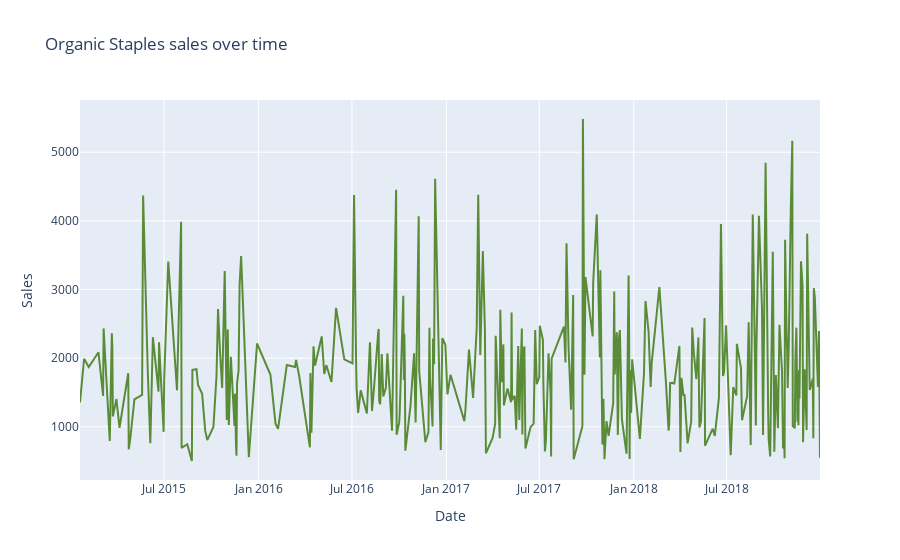

Write notebook code for a chart like this one.
### Code cell
OrganicStaples_trace = go.Scatter(
                    x = df_OrganicStaples.index,
                    y = df_OrganicStaples.Sales,
                    mode = "lines",
                    name = "idk",
                    marker = dict(color = 'rgba(56, 117, 9, 0.8)'))
                   

                    
data1 = [OrganicStaples_trace]
layout = dict(title = 'Organic Staples sales over time',
              xaxis= dict(title= 'Date',ticklen= 5,zeroline= False),
             yaxis =dict(title='Sales'))
fig = dict(data = data1, layout = layout)
iplot(fig)

### Figure 1 — Plotly figure (JSON) as saved in the notebook; plotly's stock layout.template omitted (floating-point values rounded to 4 significant figures; data arrays with more than 128 entries replaced by an {"elided": "..."} marker saying what was removed)
{"data": [{"marker": {"color": "rgba(56, 117, 9, 0.8)"}, "mode": "lines", "name": "idk", "type": "scatter", "x": {"elided": "310 str values"}, "y": {"elided": "310 int values"}}], "layout": {"title": {"text": "Organic Staples sales over time"}, "xaxis": {"ticklen": 5, "title": {"text": "Date"}, "zeroline": false}, "yaxis": {"title": {"text": "Sales"}}}}
